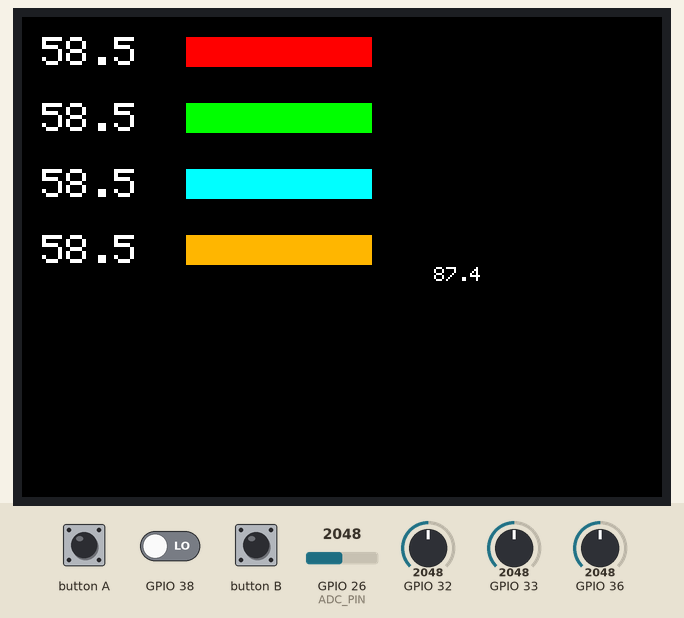
Bench run of a sketch on a simulated ESP32. Shown: 320×240 colour display. Inputs (shaded band) come from the test bench; at power-on: GPIO 26 (ADC_PIN) = 2048, GPIO 32 = 2048, GPIO 33 = 2048, GPIO 36 = 2048, GPIO 38 LOW. Nothing arrives over Bluetooth unless stated; what the sketch prints to the serial monitor is not drawn.

Above: at 1.4 s.
1.5 s: GPIO 26 (ADC_PIN) set to 2866
At 2.5 s:
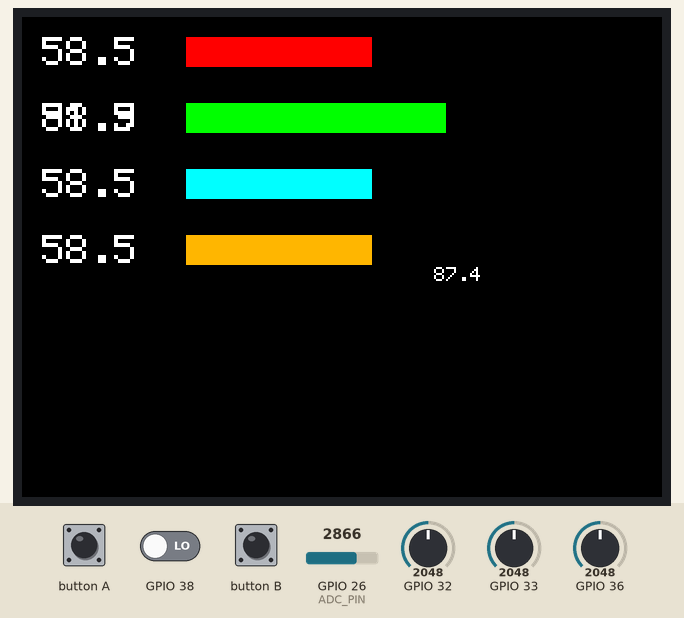
3.0 s: GPIO 32 set to 2866
At 3.4 s:
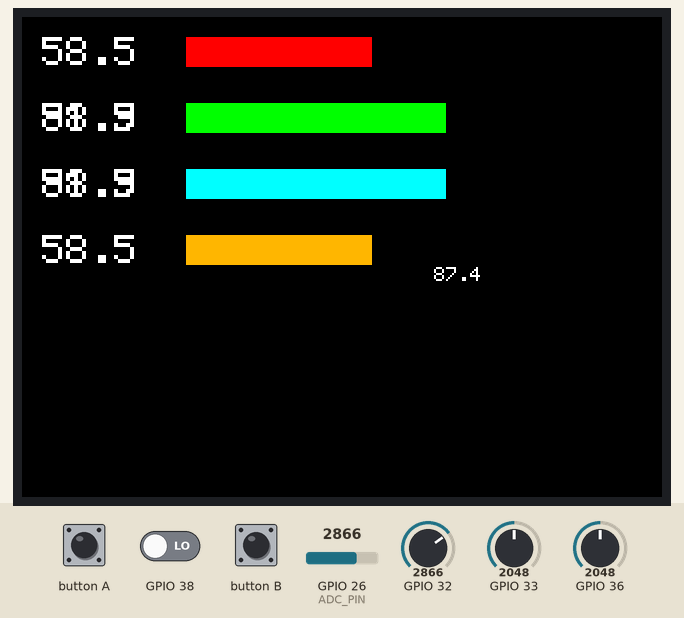
4.5 s: GPIO 33 set to 2866
At 5.7 s:
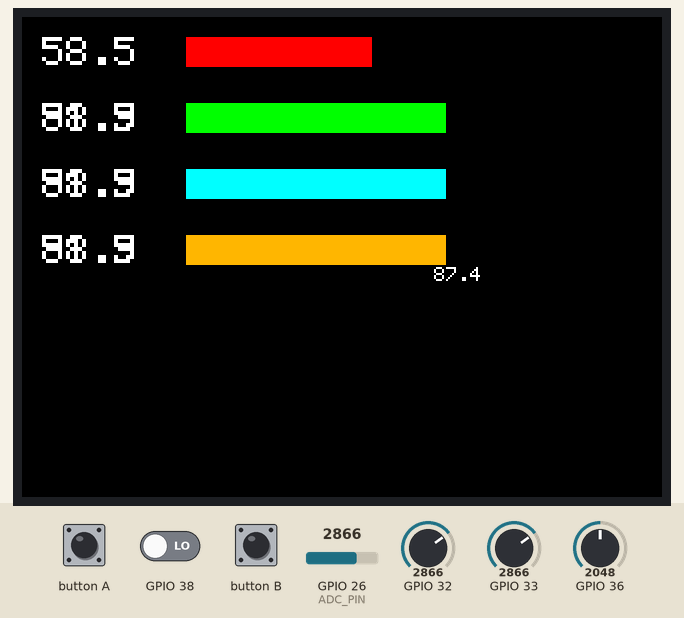
6.0 s: GPIO 36 set to 2866
At 7.2 s:
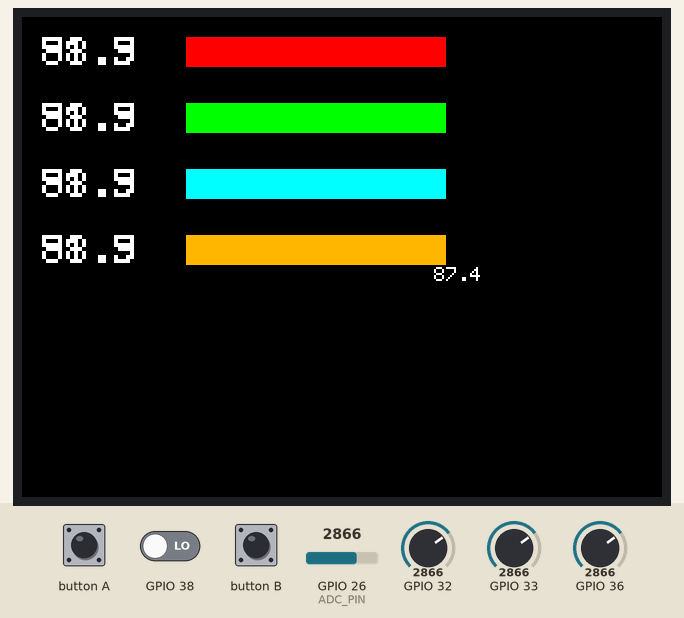
7.5 s: GPIO 26 (ADC_PIN) set to 3972
At 8.2 s:
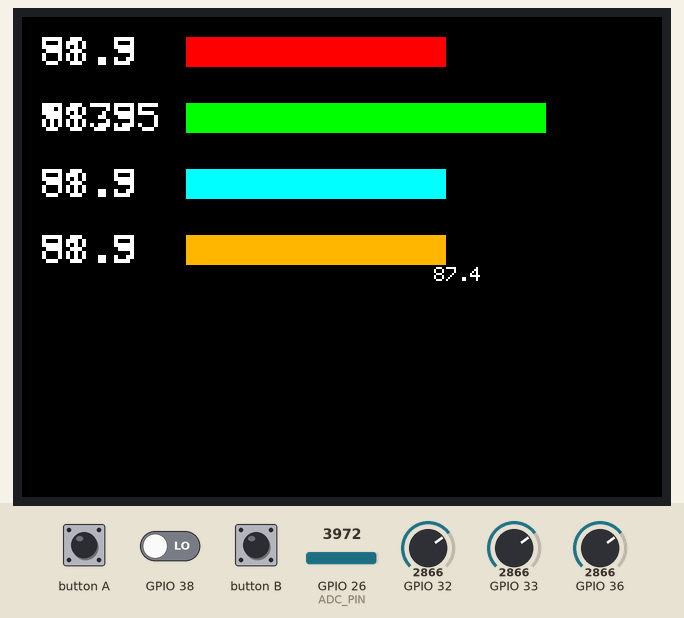
9.0 s: GPIO 32 set to 3972
At 10.4 s:
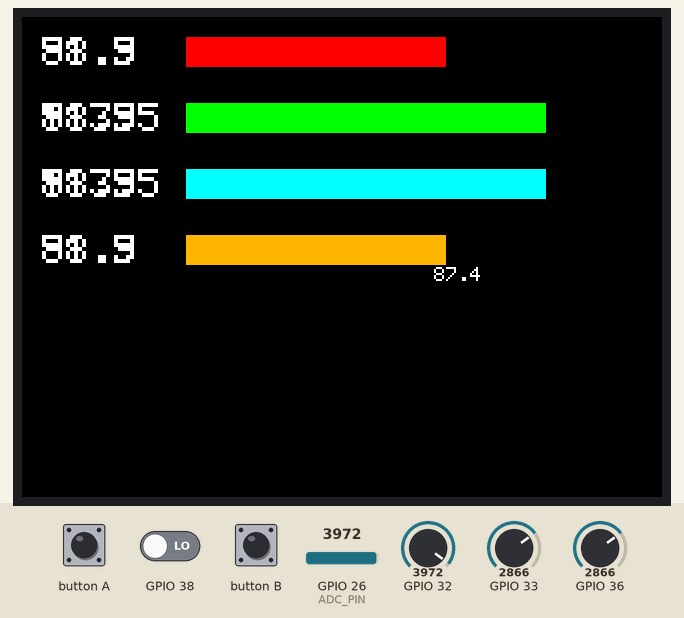
Timing chart, 0 to 11.5 s (numbered marks = the images above; inputs shaded):
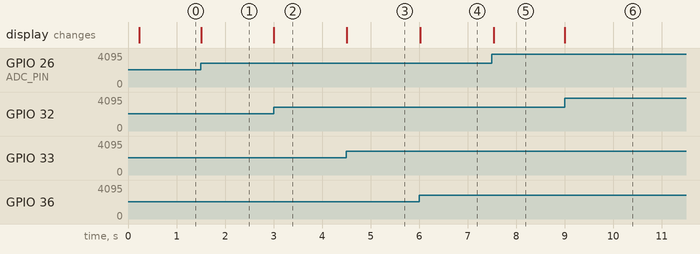

The sketch:

EMG_Transmitter.ino
```cpp
//#define M5_LCD
#define M5GFX_LCD

#if defined(M5GFX_LCD)
#include <M5GFX.h>
M5GFX display;
#endif

#define M5STICKCPLUSSETTING
#ifdef M5STICKCPLUSSETTING
#include <M5StickCPlus.h> // M5StickCPlusの読み込み
#else
//#include <M5StickC.h> // M5StickCの読み込み
#endif

#include "crc8.h"
#include <Wire.h>

#include "BluetoothSerial.h"
BluetoothSerial SerialBT;

//グローバル
uint8_t uart_buf_for_send[64];
uint8_t switch_count = 0;
uint32_t count10ms = 0;

#if defined(M5GFX_LCD)
static int prev_x[4];
static uint16_t colors[4]{
    TFT_RED,
    TFT_GREEN,
    TFT_CYAN,
    TFT_ORANGE};
#define BAR_STAT 82
#endif

union sensor_data
{
  uint8_t u8_sdata[2];
  uint16_t u16_sdata;
};
union sensor_data sdata[4];

//メッセージID
#define EMG_DATA 0xA0
#define ERR_MSG 0

void xSetSleep(void) // version M5stick-C plus
{
  M5.Axp.Write1Byte(0x31, M5.Axp.Read8bit(0x31) | (1 << 3));
  M5.Axp.Write1Byte(0x90, M5.Axp.Read8bit(0x90) | 0x07);
  M5.Axp.Write1Byte(0x12, M5.Axp.Read8bit(0x12) & ~(1 << 1) & ~(1 << 2) & ~(1 << 3));
}

const int ADC_PIN = GPIO_NUM_26;

// UARTに送信するフレームを生成し、データを詰め込んでPCに送信する
void send_uart_message(uint8_t data[], uint8_t size)
{
  //    uint8_t uart_buf_for_send[256];
  uart_buf_for_send[0] = 0xAA;
  uart_buf_for_send[1] = 0xAA;
  uart_buf_for_send[2] = 0xAA;
  uart_buf_for_send[3] = size;
  for (uint8_t i = 0; i < size; i++)
  {
    uart_buf_for_send[i + 4] = data[i];
  }
  uart_buf_for_send[size + 4] = GetCRC8_TABLE(uart_buf_for_send, size + 4);
  Serial.write(uart_buf_for_send, size + 5);
  SerialBT.write(uart_buf_for_send, size + 5);
}

long start_t, last_t;

void setup()
{
#if defined(M5_LCD)
  M5.begin();
  delay(50);
  M5.Lcd.setTextSize(3);
  M5.Lcd.setRotation(3);
  M5.Axp.ScreenBreath(10);
  setCpuFrequencyMhz(80);
#endif

#if defined(M5GFX_LCD)
  display.init();
  display.startWrite();
  display.fillScreen(TFT_BLACK);
  display.setRotation(3);
  display.setTextSize(display.width() / 80);

#endif

  // ADC端子初期化

  /*
   * G36/G25は同じポートを利用しています。
   * そのため、片方のピンを利用しているとき、
   * もう片方のピンはフローティング入力（プルアップもプルダウンもしない状態）にする必要があります。
   */
  pinMode(36, INPUT);
  gpio_pulldown_dis(GPIO_NUM_25); // Disable pull-down on GPIO.
  gpio_pullup_dis(GPIO_NUM_25);   // Disable pull-up on GPIO.

  // 1番センサー
  pinMode(26, INPUT);
  // 1番センサー
  pinMode(32, INPUT);
  // 1番センサー
  pinMode(33, INPUT);

  // BluetoothSerial
  SerialBT.begin("ESP32");

  start_t = last_t = millis();
}

void loop()
{
  uint8_t msg[16];

  //    Lcd.fillScreen(WHITE);
  last_t = millis();
  if ((last_t - start_t) > 10)
  {
    start_t = last_t;
    count10ms++;
  }

  //データ測定および送信は50ms周期とした。
  //もっと細かい周期でデータ取得して移動平均してから送信してもよかったかも。
  //あまり高頻度で送信すると、SPPが飽和してしまって動作しなくなるようなので注意
  if ((count10ms % 5) == 0)
  {
    sdata[0].u16_sdata = analogRead(GPIO_NUM_36); // read the input pin
    sdata[1].u16_sdata = analogRead(GPIO_NUM_26); // read the input pin
    sdata[2].u16_sdata = analogRead(GPIO_NUM_32); // read the input pin
    sdata[3].u16_sdata = analogRead(GPIO_NUM_33); // read the input pin
    msg[0] = EMG_DATA;                            //メッセージIDをつける

    //センサーのデータを送信用バッファに格納する
    for (int i = 0; i < 4; i++)
    {
      msg[i * 2 + 1] = sdata[i].u8_sdata[0];
      msg[i * 2 + 2] = sdata[i].u8_sdata[1];
    }
    send_uart_message(msg, 9);
  }

  //表示周期は50ms周期とした
  if ((count10ms % 5) == 0)
  {
#if defined(M5_LCD)
    M5.Lcd.setTextSize(3);
    // sprintf(s,"%4ld %4ld %4ld %4ld", sdata[0].u16_sdata,sdata[1].u16_sdata,sdata[2].u16_sdata,sdata[3].u16_sdata);
    // M5.Lcd.print(s);
    M5.Lcd.fillScreen(BLACK);
    M5.Lcd.fillRect(82, 0, sdata[0].u16_sdata / 22, 33, RED); // 3500[EMG max]/160[pix]≒22
    // M5.Lcd.setTextColor(BLACK, WHITE);
    M5.Lcd.setCursor(10, 10);
    M5.Lcd.printf("%02.1f", (float)sdata[0].u16_sdata / 35);
    M5.Lcd.fillRect(82, 32, sdata[1].u16_sdata / 22, 33, GREEN);
    M5.Lcd.setCursor(10, 32 + 10);
    M5.Lcd.printf("%02.1f", (float)sdata[1].u16_sdata / 35);
    M5.Lcd.fillRect(82, 65, sdata[2].u16_sdata / 22, 33, CYAN);
    M5.Lcd.setCursor(10, 65 + 10);
    M5.Lcd.printf("%02.1f", (float)sdata[2].u16_sdata / 35);
    M5.Lcd.fillRect(82, 98, sdata[3].u16_sdata / 22, 35, ORANGE);
    M5.Lcd.setCursor(10, 98 + 10);
    M5.Lcd.printf("%02.1f", (float)sdata[3].u16_sdata / 35);

    //電池残量
    float _vbat = M5.Axp.GetBatVoltage();
    float percent = (_vbat - 3) / 1.03;
    M5.Lcd.setTextSize(1);
    M5.Lcd.setCursor(200, 10);
    M5.Lcd.printf("%2.3f", percent);
#endif
    // 135x 240
#if defined(M5GFX_LCD)
    display.setTextSize(2);
    // display.fillRect(10, 10, 82, 33 * 4 - 1, TFT_BLACK);
    for (int ch = 0; ch < 4; ch++)
    {
      uint16_t x = sdata[ch].u16_sdata / 22;
      if (prev_x[ch] > x)
      {
        display.fillRect(BAR_STAT + x, ch * 33 + 10, prev_x[ch] - x, 15, TFT_BLACK);
      }
      else
      {
        display.fillRect(BAR_STAT + prev_x[ch], ch * 33 + 10, x - prev_x[ch], 15, colors[ch]);
      }
      prev_x[ch] = x;

      display.setCursor(10, ch * 33 + 10);
      display.printf("%4.1f", (float)sdata[ch].u16_sdata / 35);
    }

    //電池残量
    float _vbat = M5.Axp.GetBatVoltage();
    float percent = (_vbat - 3) / 1.03 * 100; // 3[V]を0%、3+1.03==4.03[V]を100%としている。ここはデバイスごとに微調整がいるかも
    display.setTextSize(1);
    display.setCursor(200, 125);
    display.printf("%5.1f", percent);
    display.display();
#endif
  }

  //ボタンAの回数によってモードを変更します
  // 1回目：LCDを限界まで輝度を下げる
  // 2回目：Sleepに入れます。（電源OFFのイメージ）
  //もう一回押す：Sleepから復帰して、高輝度で動作します
  M5.update();
  if (M5.BtnA.wasReleasefor(100))
  {
    switch_count++;
  }

  //１回目はLCDの輝度を下げる
  if (switch_count == 1)
  {
    delay(1000);
    M5.Axp.ScreenBreath(7);
  }

  //２回目はSleepに入れる
  if (switch_count == 2)
  {
    delay(1000);
    //--- AXP192::DeepSleep(uint64)t time_in_us)　の必要部分を抜き出し
    xSetSleep(); // SetSleep
    pinMode(GPIO_NUM_37, INPUT_PULLUP);
    esp_sleep_enable_ext0_wakeup(GPIO_NUM_37, LOW);
    esp_sleep_enable_timer_wakeup(1000000 * 3600 * 24 * 30);
    esp_deep_sleep(1000000 * 3600 * 24 * 30);
  }
}
```

crc8.h
```cpp
/*
	== crc8.h ==
	Atmega328P CRC8 計算 library
*/

#ifndef CRC8_H
#define CRC8_H

#ifdef __AVR_ARCH__
#include <avr/pgmspace.h>
#endif

// CRC計算の初期値。基本的に変更しなくてよい
#define CRC8INITVALUE 0x00

// 記号定数(多項式の名称)
#define CRC8NORM
//#define CRC8ATM
//#define CRC8DALLAS

// 多項式の値（最上位ビット省略）
#if defined(CRC8NORM)
#define CRC8POLY (0xD5) //CRC-8
#endif

#if defined(CRC8ATM)
#define CRC8POLY (0x07) //CRC-8-ATM (ATM Header Error Correction)
#endif

#if defined(CRC8DALLAS)
#define CRC8POLY (0x31) //CRC-8-Dallas/Maxim
#endif

// CRC8テーブルから計算。テーブルが用意されている場合のみ使用できます
unsigned char GetCRC8_TABLE(unsigned char *, unsigned char);

// CRC8の計算。任意のPOLYで使用できます
unsigned char GetCRC8(unsigned char *, unsigned char);

#endif
```

Source omitted: crc8.cpp (data table, 6654 bytes)

Measured:
- after the input at 1.5 s, the display: changes at once (image 1)
- after the input at 3.0 s, the display: changes at once (image 2)
- after the input at 4.5 s, the display: changes at once (image 3)
- after the input at 6.0 s, the display: changes at once (image 4)
- after the input at 7.5 s, the display: changes at once (image 5)
- after the input at 9.0 s, the display: changes at once (image 6)
